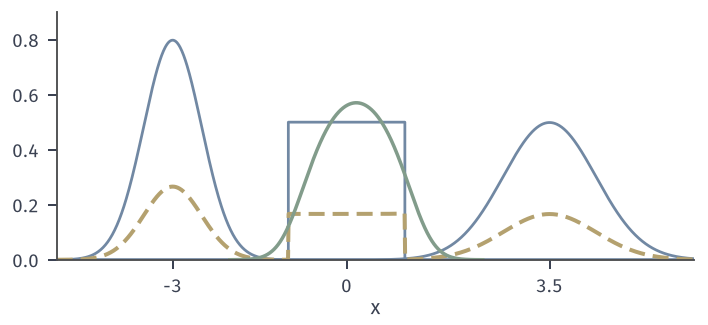

Here is the Python script that generated this plot:
from pathlib import Path
import sys
HERE = Path(__file__).resolve().parent
sys.path.insert(0, str(HERE.parent/'ot-common'))
from common import *
# Three inputs on the line (blue): N(-3, 0.5^2), Unif(-1, 1), N(3.5, 0.8^2); weights 1/3 each.
# W_2 barycenter: quantile function = average of the three quantile functions (green);
# its density is 1/q'(u) at x = q(u). Mixture (1/3 each) shown in yellow for comparison.
import math
from statistics import NormalDist
u = np.linspace(1e-5, 1-1e-5, 40001)
nq = np.vectorize(NormalDist().inv_cdf)
z = nq(u)
q1 = -3+.5*z; q2 = -1+2*u; q3 = 3.5+.8*z
q = (q1+q2+q3)/3
dens = np.gradient(u, q)
xs = np.linspace(-5, 6, 1101)
def npdf(x, m, s): return np.exp(-(x-m)**2/(2*s*s))/(s*np.sqrt(2*np.pi))
f1 = npdf(xs, -3, .5); f2 = np.where(np.abs(xs) <= 1, .5, 0.); f3 = npdf(xs, 3.5, .8)
fig, ax = figure(width_mm=100, height_mm=46)
panel(fig, left=.08, right=.98, top=.96, bottom=.2)
for f in (f1, f3):
    ax.plot(xs, f, color=BLUE, lw=1.1)
ax.plot(xs, f2, color=BLUE, lw=1.1, drawstyle='steps-mid')
ax.plot(xs, (f1+f2+f3)/3, color=YELLOW, lw=1.6, ls=DASH)
ax.plot(q, dens, color=GREEN, lw=1.4)
ax.set_xlim(-5, 6); ax.set_ylim(0, .9); ax.set_xticks([-3, 0, 3.5], ['-3', '0', '3.5']); ax.set_xlabel('$x$', labelpad=1)
mean_b = float(np.mean(q))
save(fig, HERE, 'figure', {'barycenter_mean': mean_b, 'expected_mean': (-3+0+3.5)/3,
                           'barycenter_quantile_at_half': float(np.interp(.5, u, q))})
